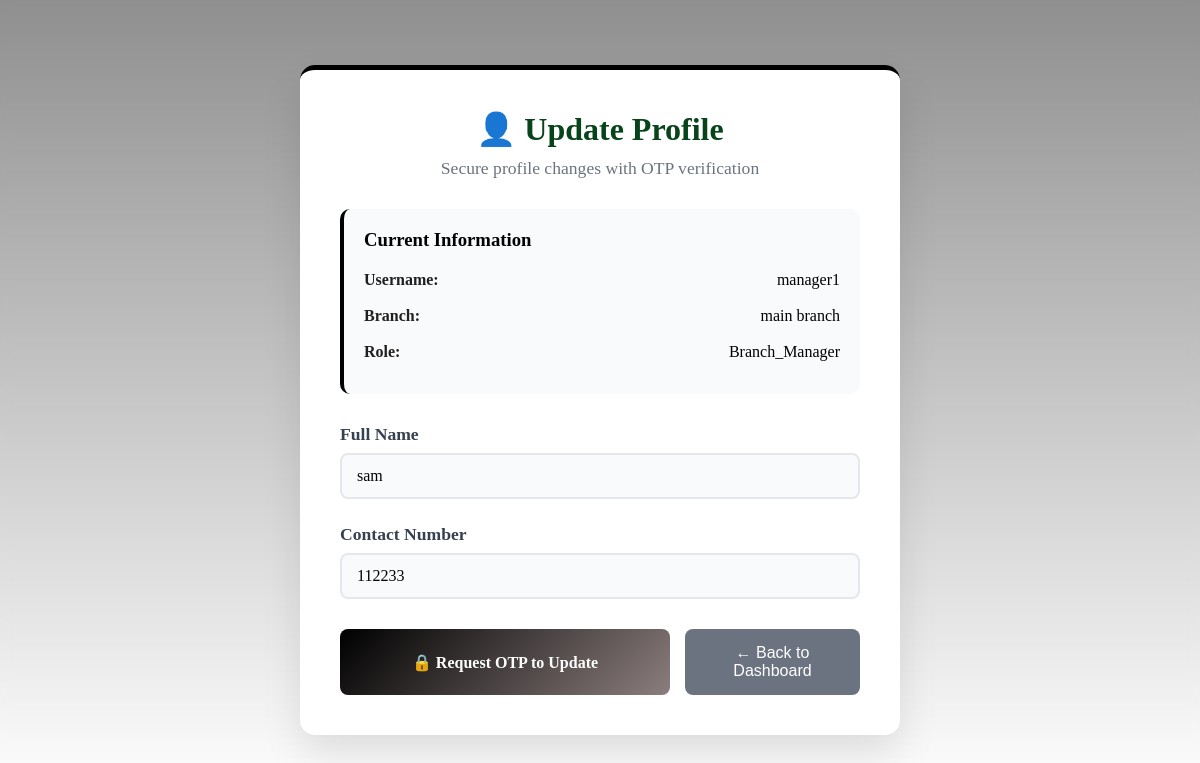
Page /profile-update/ (signed in) on the committed database.
### bank_app/models.py (models this page shows, shortened)
class User(models.Model):
    ROLE_CHOICES = [
        ('super_user', 'Super User'),
        ('branch_manager', 'Branch Manager'),
        ('customer', 'Customer'),
    ]
    STATUS_CHOICES = [
        ('pending', 'Pending Approval'),
        ('approved', 'Approved'),
        ('rejected', 'Rejected'),
        ('pending_manager', 'Pending Manager Approval'),
    ]
    username = models.CharField(max_length=100, unique=True)
    password = models.CharField(max_length=128)
    role = models.CharField(max_length=20, choices=ROLE_CHOICES)
    branch = models.ForeignKey(Branch, on_delete=models.CASCADE, null=True, blank=True)
    full_name = models.CharField(max_length=100)
    contact_number = models.CharField(max_length=15)
    status = models.CharField(max_length=20, choices=STATUS_CHOICES, default='pending')
    balance = models.DecimalField(max_digits=10, decimal_places=2, default=0.00)

class Branch(models.Model):
    name = models.CharField(max_length=100)
    address = models.TextField()

### bank_app/views.py (the view, shortened to what this page needs)
# urls.py: path('profile-update/', views.profile_update, name='profile_update'),
def profile_update(request):
    user_id = request.session.get('user_id')
    user = User.objects.get(id=user_id)
    return render(request, 'bank_app/profile_update.html', {'user': user})

### bank_app/templates/bank_app/profile_update.html (shortened to what this page needs)
{% load static %}
<!DOCTYPE html>
<html>
<head>
    <link rel="stylesheet" href="{% static 'bank_app/style.css' %}">
</head>
<body class="profile-body">
    <div class="profile-container">
        <div class="profile-header">
            <h1>👤 Update Profile</h1>
            <p>Secure profile changes with OTP verification</p>
        </div>
        <div class="current-info">
            <h3>Current Information</h3>
            <div class="info-item">
                <span class="info-label">Username:</span>
                <span class="info-value">{{ user.username }}</span>
            </div>
            <div class="info-item">
                <span class="info-label">Branch:</span>
                <span class="info-value">{{ user.branch.name }}</span>
            </div>
            <div class="info-item">
                <span class="info-label">Role:</span>
                <span class="info-value">{{ user.role|title }}</span>
            </div>
        </div>
        <form method="post" class="profile-form">
            <div class="form-row">
                <label class="form-label">Full Name</label>
                <input type="text" name="full_name" class="form-input" value="{{ user.full_name }}" required>
            </div>
            <div class="form-row">
                <label class="form-label">Contact Number</label>
                <input type="text" name="contact_number" class="form-input" value="{{ user.contact_number }}" required>
            </div>
            <div class="profile-buttons">
                <button type="submit" class="update-btn">
                    🔒 Request OTP to Update
                </button>
                <a href="{% url 'customer_dashboard' %}" class="back-profile-btn">
                    ← Back to Dashboard
                </a>
            </div>
        </form>
    </div>
</body>
</html>

### bank_app/static/bank_app/style.css (style rules this page uses)
* { margin: 0; padding: 20; box-sizing: border-box; }
body { font-family: 'Arial', sans-serif; background: linear-gradient(rgba(0, 0, 0, 0.5), rgba(0, 0, 0, 0.5)), url('images/login-bg.jpg'); background-size: cover; background-position: center; background-repeat: no-repeat; background-attachment: fixed; min-height: 100vh; display: flex; align-items: center; justify-content: center; backdrop-filter: blur(5px); }
.form-row { margin-bottom: 20px; }
.form-label { display: block; margin-bottom: 8px; color: #374151; font-weight: 600; font-family: 'Georgia', serif; }
.form-input { width: 100%; padding: 12px 15px; border: 2px solid #e5e7eb; border-radius: 8px; font-size: 16px; transition: all 0.3s; background: #f9fafb; }
.profile-body { background: linear-gradient(rgba(0, 0, 0, 0.441), rgba(255, 255, 255, 0)), url('images/customer-bg.jpg'); background-size: cover; background-position: center; background-repeat: no-repeat; background-attachment: fixed; min-height: 100vh; margin: 0; padding: 20px; display: flex; align-items: center; justify-content: center; }
.profile-container { max-width: 600px; width: 100%; background: white; padding: 40px; border-radius: 15px; box-shadow: 0 20px 40px rgba(0, 0, 0, 0.1); border-top: 5px solid #000000; }
.profile-header { text-align: center; margin-bottom: 30px; }
.profile-header h1 { color: #074419; font-family: 'Georgia', serif; margin-bottom: 10px; font-size: 2em; }
.profile-header p { color: #6b7280; font-family: 'Georgia', serif; font-size: 1.1em; }
.current-info { background: #f8fafc; padding: 20px; border-radius: 10px; margin-bottom: 30px; border-left: 4px solid #000000; }
.current-info h3 { color: #000000; margin-bottom: 15px; font-family: 'Georgia', serif; }
.info-item { display: flex; justify-content: space-between; margin-bottom: 8px; font-family: 'Georgia', serif; padding: 5px 0; }
.info-label { font-weight: 600; color: #221f1f; }
.info-value { color: #000000; }
.profile-form { margin-top: 20px; }
.form-label { display: block; margin-bottom: 8px; color: #000000; font-weight: 600; font-family: 'Georgia', serif; }
.form-input { width: 100%; padding: 12px 15px; border: 2px solid #e5e7eb; border-radius: 8px; font-size: 16px; font-family: 'Georgia', serif; transition: all 0.3s; background: #f9fafb; }
.profile-buttons { display: flex; gap: 15px; margin-top: 30px; }
.update-btn { background: linear-gradient(135deg, #000000 0%, #d1bcbc 150%); color: white; border: none; padding: 15px 30px; border-radius: 8px; font-size: 16px; font-weight: bold; font-family: 'Georgia', serif; cursor: pointer; flex: 2; transition: all 0.3s; }
.back-profile-btn { background: #6b7280; color: white; border: none; padding: 15px 20px; border-radius: 8px; font-size: 16px; text-decoration: none; text-align: center; flex: 1; transition: all 0.3s; }
.form-row { margin-bottom: 25px; }
.form-label { display: block; margin-bottom: 8px; color: #374151; font-weight: 600; font-family: 'Georgia', serif; font-size: 1.1em; }
.form-input { width: 100%; padding: 12px 15px; border: 2px solid #e5e7eb; border-radius: 8px; font-size: 16px; transition: all 0.3s; background: #f9fafb; font-family: 'Georgia', serif; }

### rows in the picture
User: username "manager1", branch.name "main branch", role "Branch_Manager", full_name "sam", contact_number "112233"
